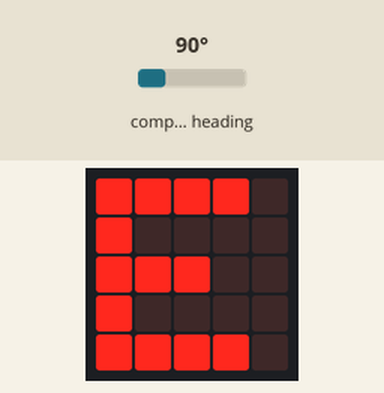
Recording of a program running on a simulated BBC micro:bit running MicroPython. Parts: the board's 5×5 LED display. The inputs (shaded band) are chosen by the test bench; at power-on: compass heading 90°. The compass is already calibrated.

Above: at 1.3 s.
1.4 s: compass heading set to 49°
2.9 s: compass heading set to 40°
At 3.6 s:
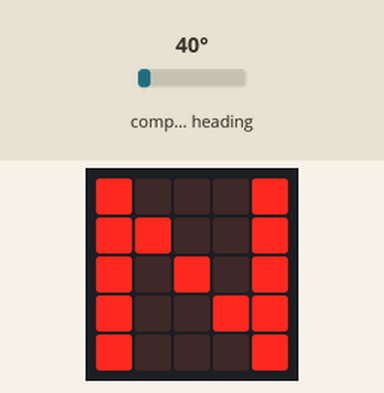
4.4 s: compass heading set to 180°
At 4.7 s:
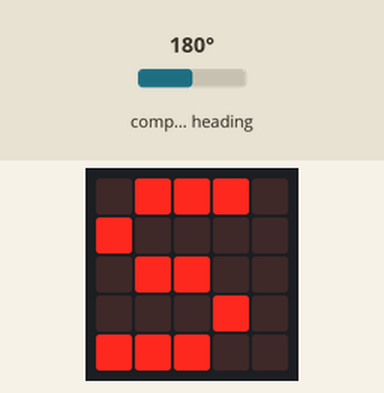
5.9 s: compass heading set to 221°
7.4 s: compass heading set to 230°
At 8.2 s:
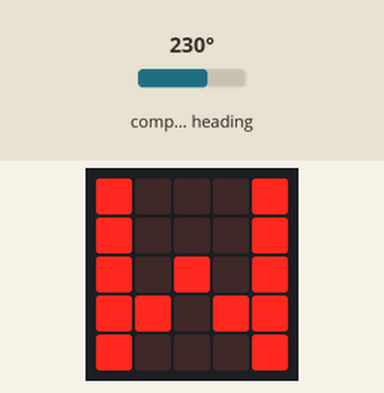
8.9 s: compass heading set to 7°
At 9.6 s:
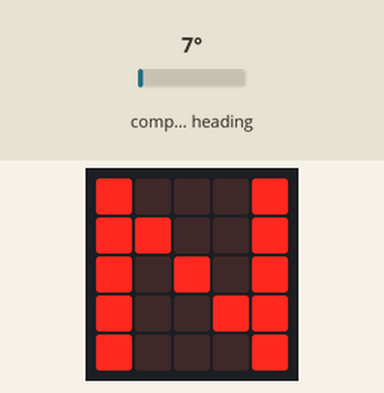
Timing chart, 0 to 11.4 s (numbered marks = the images above; inputs shaded):
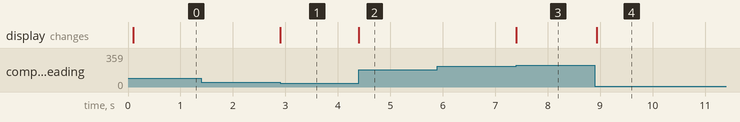

Measured:
- the behaviour switches between 45 and 44° on compass heading (found by bisection; images 0 and 1)
- the behaviour switches between 224 and 225° on compass heading (found by bisection; images 2 and 3)
- after the input at 1.4 s, every drawn part: stays the same
- after the input at 2.9 s, the display: changes at once (image 1)
- after the input at 4.4 s, the display: changes at once (image 2)
- after the input at 5.9 s, every drawn part: stays the same
- after the input at 7.4 s, the display: changes at once (image 3)
- after the input at 8.9 s, the display: changes at once (image 4)

The program:

compass_microbit.py
```python
from microbit import *

compass.calibrate()

while True:
    if compass.heading() < 45 or compass.heading () > 315:
        display.show("N")
    elif compass.heading() < 135:
        display.show("E")
    elif compass.heading() < 225:
        display.show("S")
    else:
        display.show("W")
```
